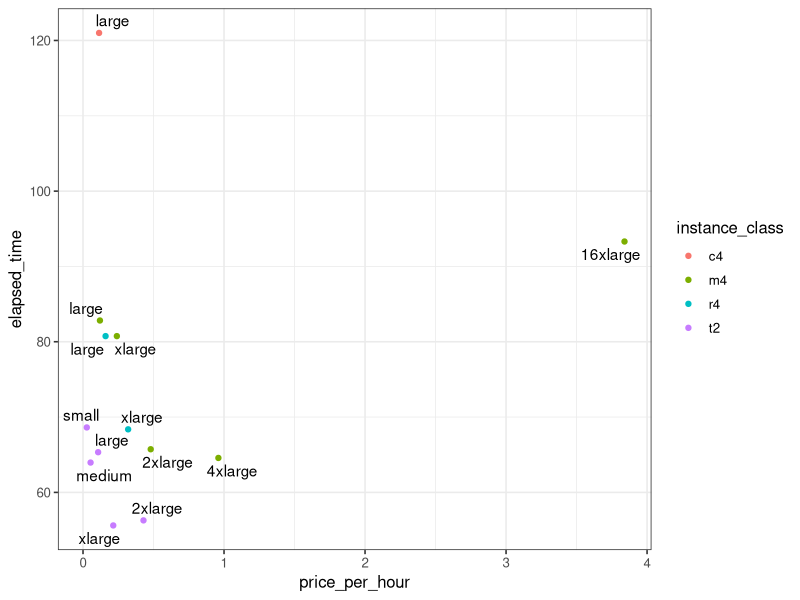

The R script that drew this image: (Note: this script raises an error after producing the figure.)
## ---- chunk 1
suppressWarnings(library(plyr))
suppressMessages(library(dplyr))
suppressMessages(library(tibble))

t2_micro <- 
  c(instance_class = "t2",
    instance_size  = "micro",
    ram = 1, 
    vcpus = 1,
    ecu = NA, 
    price_per_hour = 0.0134,
    elapsed_time = NA,
    accuracy = NA)

t2_medium <- 
  c(instance_class = "t2",
    instance_size  = "medium",
    ram = 4, 
    vcpus = 2,
    ecu = NA, 
    price_per_hour = 0.0536,
    elapsed_time = 63.961,
    accuracy = 0.919)

m4_16xlarge <- 
  c(instance_class = "m4",
    instance_size  = "16xlarge",
    ram = 256, 
    vcpus = 64,
    ecu = 188, 
    price_per_hour = 3.84,
    elapsed_time = 93.310,
    accuracy = 0.915)

t2_2xlarge <- 
  c(instance_class = "t2",
    instance_size  = "2xlarge",
    ram = 32, 
    vcpus = 8,
    ecu = NA, 
    price_per_hour = 0.4288,
    elapsed_time = 56.284,
    accuracy = 0.919)


t2_small <- 
  c(instance_class = "t2",
    instance_size  = "small",
    ram = 2, 
    vcpus = 1,
    ecu = NA, 
    price_per_hour = 0.0268,
    elapsed_time = 68.624,
    accuracy = 0.917)

t2_large <-
  c(instance_class = "t2",
    instance_size  = "large",
    ram = 8, 
    vcpus = 2,
    ecu = NA, 
    price_per_hour = 0.1072,
    elapsed_time = 65.335,
    accuracy = 0.918)

t2_xlarge <-
  c(instance_class = "t2",
    instance_size  = "xlarge",
    ram = 16, 
    vcpus = 4,
    ecu = NA, 
    price_per_hour = 0.2144,
    elapsed_time = 55.611,
    accuracy = 0.918)

m4_large <- 
  c(instance_class = "m4",
    instance_size  = "large",
    ram = 8, 
    vcpus = 2,
    ecu = 6.5, 
    price_per_hour = 0.12,
    elapsed_time = 82.823,
    accuracy = 0.933)

m4_xlarge <- 
  c(instance_class = "m4",
    instance_size  = "xlarge",
    ram = 15, 
    vcpus = 4,
    ecu = 13, 
    price_per_hour = 0.24,
    elapsed_time = 80.749,
    accuracy = 0.928)

r4_large <- 
  c(instance_class = "r4",
    instance_size  = "large",
    ram = 15.25, 
    vcpus = 2,
    ecu = 7, 
    price_per_hour = 0.16,
    elapsed_time = 80.749,
    accuracy = 0.928)

r4_xlarge <- 
  c(instance_class = "r4",
    instance_size  = "xlarge",
    ram = 30.5, 
    vcpus = 13.5,
    ecu = 4, 
    price_per_hour = 0.32,
    elapsed_time = 68.372,
    accuracy = 0.92)

c4_large <- 
  c(instance_class = "c4",
    instance_size  = "large",
    ram = 3.75, 
    vcpus = 2,
    ecu = 8, 
    price_per_hour = 0.114,
    elapsed_time = 121.004,
    accuracy = 0.915)

m4_2xlarge <- 
  c(instance_class = "m4",
    instance_size  = "2xlarge",
    ram = 32, 
    vcpus = 8,
    ecu = 26, 
    price_per_hour = 0.48,
    elapsed_time = 65.728,
    accuracy = 0.912)

m4_4xlarge <- 
  c(instance_class = "m4",
    instance_size  = "4xlarge",
    ram = 64, 
    vcpus = 16,
    ecu = 53.5, 
    price_per_hour = 0.96,
    elapsed_time = 64.573,
    accuracy = 0.927)


benchmark_df <- 
  bind_rows(t2_micro,
            t2_small,
            t2_large,
            t2_xlarge,
            t2_2xlarge,
            t2_medium,
            m4_large,
            m4_xlarge,
            m4_2xlarge,
            m4_4xlarge,
            m4_16xlarge,
            r4_large,
            r4_xlarge,
            c4_large) %>%
  mutate_at(vars(one_of(c("accuracy", "elapsed_time", "ram", "vcpus", "ecu", "price_per_hour"))),
            funs(as.numeric))
## ---- chunk 2
benchmark_df
## ---- chunk 3
suppressMessages(library(ggplot2))
suppressMessages(library(ggrepel))
ggplot(benchmark_df) +
  geom_point(aes(price_per_hour, elapsed_time, color = instance_class)) +
  geom_text_repel(aes(price_per_hour, elapsed_time, label = instance_size)) +
  theme_bw(base_size = 12)
## ---- chunk 4

suppressMessages(library(GGally))
plot_pairs <- ggpairs(benchmark_df %>% filter(instance_size != "16xlarge"), 
                      mapping = aes(color = instance_class), 
                      columns = c("ram", "vcpus", "price_per_hour", "elapsed_time"))
## ---- chunk 5
suppressWarnings(plot_pairs + theme_bw(base_size = 12))
## ---- chunk 6
# Kind regards to Hadley: https://stackoverflow.com/questions/1169539/linear-regression-and-group-by-in-r
models <- dlply(benchmark_df  %>% filter(instance_size != "16xlarge", instance_class != "c4"), "instance_class", function(df) 
  lm(elapsed_time ~ price_per_hour, data = df))

# Apply coef to each model and return a data frame
ldply(models, coef)
